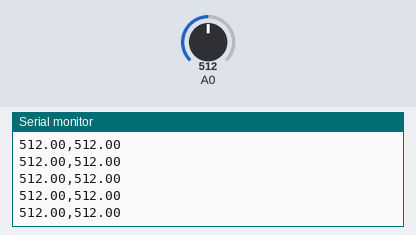
Simulated run of this sketch. Board: Arduino Uno, built with avr-gcc and run on an emulated ATmega328P. Parts: the last lines printed to the serial monitor. Inputs (shaded band) come from the test bench; at power-on: A0 = 512.

Above: at 1.2 s.
1.3 s: A0 set to 716
At 1.8 s:
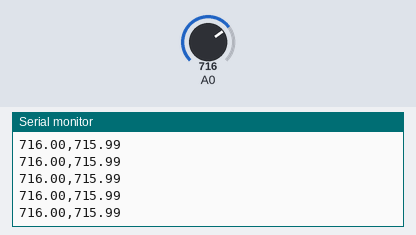
4.3 s: A0 set to 900
At 5.0 s:
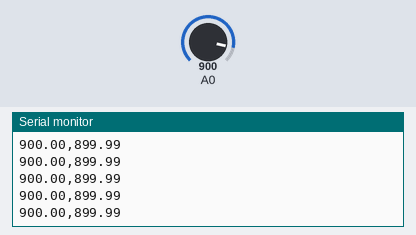
Timing chart, 0 to 5.5 s (numbered marks = the images above; inputs shaded):
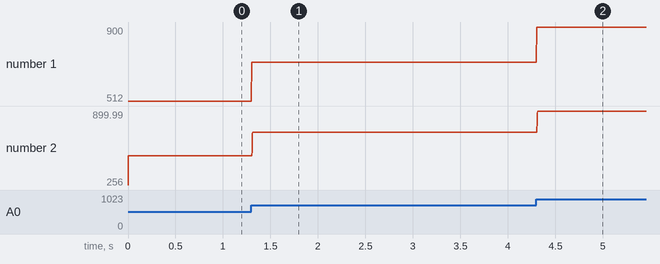

Measured:
- after the input at 1.3 s, the serial monitor: prints a new line at once (image 1)
- after the input at 4.3 s, the serial monitor: prints a new line at once (image 2)
- plotted number 1: 512 → 716 after the input at 1.3 s, 716 → 900 after the input at 4.3 s
- plotted number 2: 512 → 715.99 after the input at 1.3 s, 715.99 → 899.99 after the input at 4.3 s

The sketch:

kabloluEMG.ino
```cpp
#include <SimpleKalmanFilter.h>
  SimpleKalmanFilter simpleKalmanFilter1(2, 2, 0.1);
int ADC1;

void setup()
{
  Serial.begin(115200);


}
void loop()
{

  ADC1 = analogRead(A0);
  float real_value1 = ADC1; //y ekseni
  float estimated_value1 = simpleKalmanFilter1.updateEstimate(real_value1);
   Serial.print(real_value1);
  Serial.print(",");
   Serial.println(estimated_value1);
    delay(1);
  }
```
